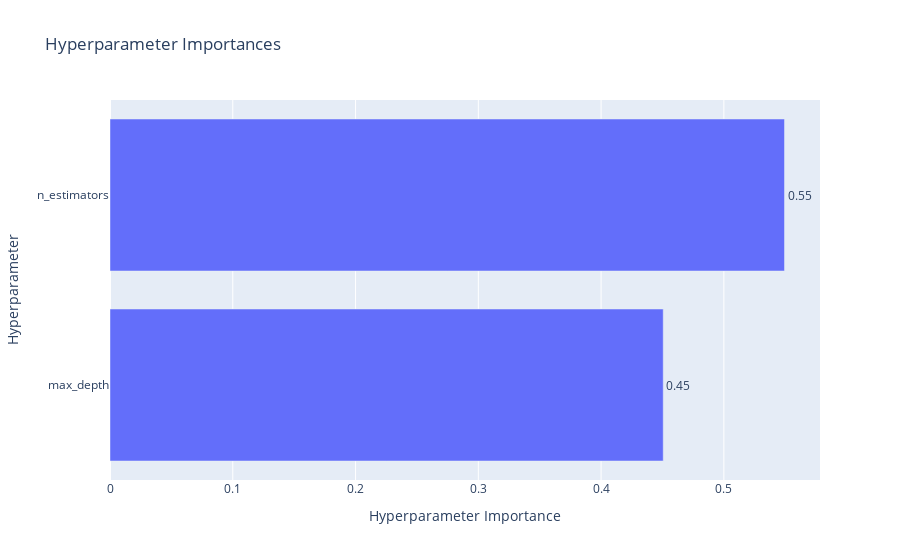

The notebook cell saved with this chart:
### Markdown cell above
**remove image during coding** 👇
![image.png](attachment:image.png)

### Code cell
plot_param_importances(study).show()

### Figure 1 — Plotly figure (JSON) as saved in the notebook; plotly's stock layout.template omitted (floating-point values rounded to 4 significant figures)
{"data": [{"cliponaxis": false, "hovertemplate": ["max_depth (IntDistribution): 0.4506139612820453<extra></extra>", "n_estimators (IntDistribution): 0.5493860387179548<extra></extra>"], "name": "Objective Value", "orientation": "h", "text": ["0.45", "0.55"], "textposition": "outside", "type": "bar", "x": [0.4506, 0.5494], "y": ["max_depth", "n_estimators"]}], "layout": {"title": {"text": "Hyperparameter Importances"}, "xaxis": {"title": {"text": "Hyperparameter Importance"}}, "yaxis": {"title": {"text": "Hyperparameter"}}}}
